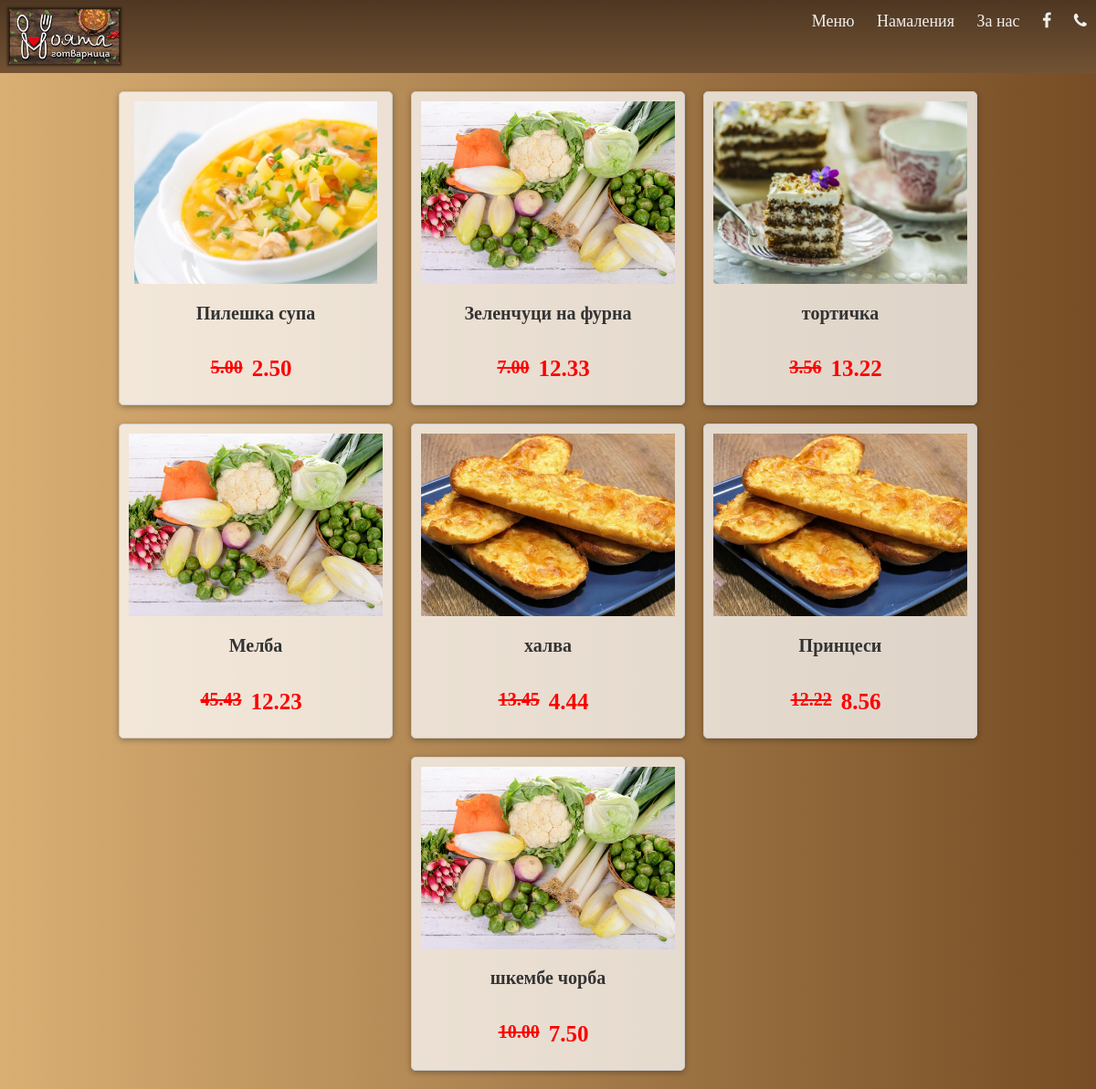
Page /sale/ on the committed database.
### base/models.py (models this page shows, shortened)
class Sale(models.Model):
    dish = models.ForeignKey(Dish, on_delete=models.CASCADE, related_name='sales')
    date = models.DateField()
    price = models.DecimalField(max_digits=8, decimal_places=2)

class Dish(models.Model):
    title = models.CharField(max_length=50)
    dishesType = models.ForeignKey(DishesType, on_delete=models.SET_NULL, null=True)
    weight = models.IntegerField()
    price = models.DecimalField(max_digits=8, decimal_places=2)
    picture = models.ImageField(upload_to='files/picturesDishes')
    description = models.TextField(null=True, blank=True)

### base/views.py (the view)
# urls.py: path('sale/', views.sale, name="sale"),
def sale(request):
    sales = Sale.objects.all()
    context = {'sales' : sales}
    return render(request, 'sale.html', context)

### templates/sale.html (shortened to what this page needs)
{% extends 'main.html' %}
{% block content %}
{% load static %}
<div class="home-container">
    <div class="sales">
        {% for sale in sales %}
            <div>
                <a href="{% url 'saleinfo' sale.id %}">
                    <img src="http://localhost:8000/{{sale.dish.picture}}" alt="{{sale.dish.title}}">
                    <h2>{{sale.dish.title}}</h2>
                    <div class="flex-container">
                        <h2 class="strike-through">{{ sale.dish.price }}  </h2>
                        <h2 style="font-size: 25px; padding: 10px;"> {{ sale.price }}</h2>
                    </div>
                </a>
            </div>
        {% endfor %}
    </div>
</div>
{% endblock content %}

### templates/main.html (shortened to what this page needs)
<!DOCTYPE html>
{% load static %}
<html>
<head>
    <link rel="stylesheet" href="https://cdnjs.cloudflare.com/ajax/libs/font-awesome/4.7.0/css/font-awesome.min.css">
    <link rel="stylesheet" type="text/css" href="{% static 'styles/main.css' %}">
</head>
<body>
    {% include 'navbar.html' %}
    {% block content %}
    {% endblock %}
</body>
</html>

### templates/navbar.html (shortened to what this page needs)
<div class="nav">
  <div class="nav-header">
    <div class="nav-title">
      <a href="{% url 'home' %}"><img src="http://localhost:8000/files/images/logo2.jpg" alt="Logo"></a>
    </div>
  </div>
  <div class="nav-links">
    <a href="{% url 'typesofdishes' %}">Меню</a>
    <a href="{% url 'sale' %}" >Намаления</a>
    <a href="{% url 'information' %}">За нас</a>
    <a href="https://www.facebook.com/profile.php?id=100064424874157" target="_blank"><i class="fa fa-facebook"></i></a>
    <a href="tel:0886763612" target="_blank"><i class="fa fa-phone"></i></a>
  </div>
</div>

### templates/navbar.html (style rules this page uses)
* { box-sizing: border-box; }
body { background: linear-gradient(to right, #d9af74, #764d24); margin:0; padding:0; }
a { color: #000000d4; text-decoration: none; }
.nav { height: 80px; width: 100%; background: linear-gradient(#4e3722, #725233); position: fixed; z-index: 9999; }
.nav > .nav-header { display: inline; }
.nav-title img { box-shadow: 0 0 2px 2px rgba(0, 0, 0, 0.5); }
.nav > .nav-header > .nav-title { display: inline-block; font-size: 22px; color: #fff; padding: 10px 10px 10px 10px; }
.nav > .nav-links { display: inline; float: right; font-size: 18px; }
.nav > .nav-links > a { display: inline-block; padding: 13px 10px 13px 10px; text-decoration: none; color: #efefef; }
.nav-title a img { height: 60px; }

### templates/sale.html (style rules this page uses)
.home-container { padding: 20px; display: flex; justify-content: center; align-items: center; flex-wrap: wrap; padding-top: 100px; }
.sales { display: flex; flex-wrap: wrap; justify-content: center; align-items: flex-start; gap: 20px; }
.sales > div { flex: 0 0 300px; padding: 10px; background-color: rgba(255, 255, 255, 0.741); border: 1px solid #ccc; border-radius: 5px; text-align: center; box-shadow: 0 2px 6px rgba(0, 0, 0, 0.3); }
.sales > div a { text-decoration: none; color: #333; }
.sales > div img { max-width: 100%; height: 200px; object-fit: cover; }
.sales > div h2 { font-size: 20px; margin-bottom: 5px; }
.flex-container { display: flex; align-items: center; color: red; justify-content: center; }
.strike-through { text-decoration: line-through; }

### rows in the picture
Sale: dish.picture (picture), dish "Пилешка супа", dish.price "5.00", price "2.50"
Sale: dish.picture (picture), dish "Зеленчуци на фурна", dish.price "7.00", price "12.33"
Sale: dish.picture (picture), dish "тортичка", dish.price "3.56", price "13.22"
Sale: dish.picture (picture), dish "Мелба", dish.price "45.43", price "12.23"
Sale: dish.picture (picture), dish "халва", dish.price "13.45", price "4.44"
Sale: dish.picture (picture), dish "Принцеси", dish.price "12.22", price "8.56"
Sale: dish.picture (picture), dish "шкембе чорба", dish.price "10.00", price "7.50"
